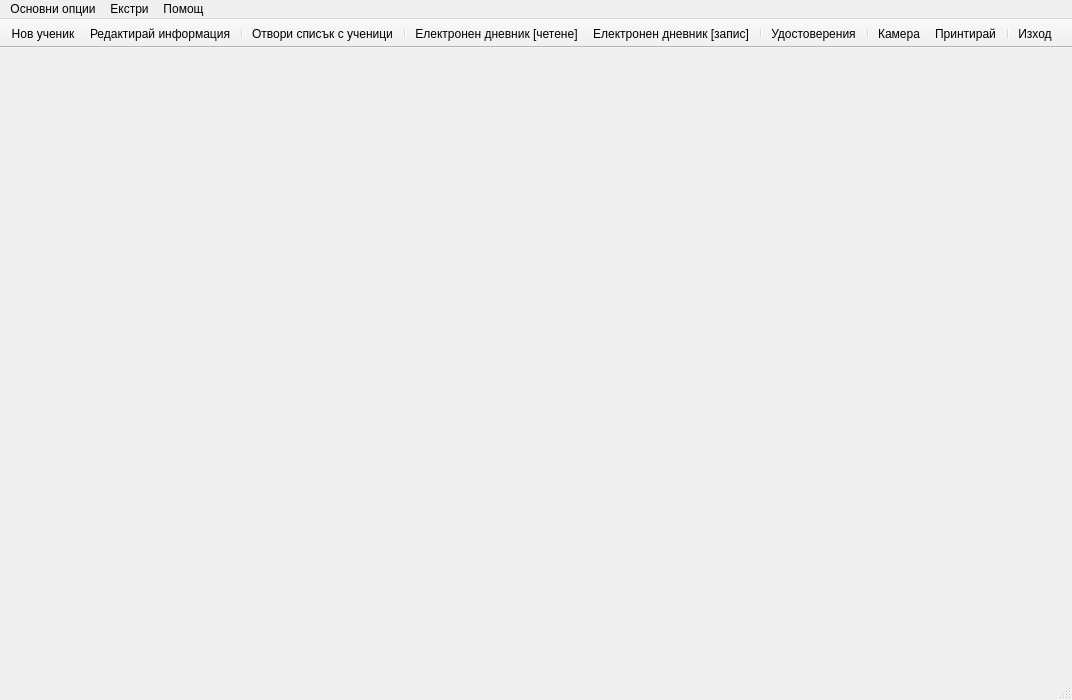
<?xml version="1.0" encoding="UTF-8"?>
<ui version="4.0">
 <class>MainWindow</class>
 <widget class="QMainWindow" name="MainWindow">
  <property name="geometry">
   <rect>
    <x>0</x>
    <y>0</y>
    <width>1072</width>
    <height>700</height>
   </rect>
  </property>
  <property name="contextMenuPolicy">
   <enum>Qt::NoContextMenu</enum>
  </property>
  <property name="windowTitle">
   <string>MainWindow</string>
  </property>
  <property name="windowIcon">
   <iconset resource="MainResources.qrc">
    <normaloff>:/Icons/MainResources/PGEE_Control_Version.png</normaloff>:/Icons/MainResources/PGEE_Control_Version.png</iconset>
  </property>
  <property name="toolTip">
   <string/>
  </property>
  <property name="inputMethodHints">
   <set>Qt::ImhNone</set>
  </property>
  <property name="iconSize">
   <size>
    <width>64</width>
    <height>64</height>
   </size>
  </property>
  <property name="tabShape">
   <enum>QTabWidget::Rounded</enum>
  </property>
  <property name="dockNestingEnabled">
   <bool>false</bool>
  </property>
  <widget class="QWidget" name="centralwidget"/>
  <widget class="QStatusBar" name="statusBar"/>
  <widget class="QMenuBar" name="menubar">
   <property name="geometry">
    <rect>
     <x>0</x>
     <y>0</y>
     <width>1072</width>
     <height>21</height>
    </rect>
   </property>
   <widget class="QMenu" name="menu">
    <property name="title">
     <string>Основни опции</string>
    </property>
    <addaction name="action"/>
    <addaction name="action_6"/>
    <addaction name="action_17"/>
    <addaction name="action_5"/>
    <addaction name="separator"/>
    <addaction name="action_2"/>
    <addaction name="action_15"/>
    <addaction name="separator"/>
   </widget>
   <widget class="QMenu" name="menu_6">
    <property name="title">
     <string>Помощ</string>
    </property>
    <addaction name="action_PGEE_Control"/>
   </widget>
   <widget class="QMenu" name="menu_7">
    <property name="title">
     <string>Екстри</string>
    </property>
    <addaction name="action_18"/>
    <addaction name="action_3"/>
   </widget>
   <addaction name="menu"/>
   <addaction name="menu_7"/>
   <addaction name="menu_6"/>
  </widget>
  <widget class="QToolBar" name="toolBar">
   <property name="enabled">
    <bool>true</bool>
   </property>
   <property name="sizePolicy">
    <sizepolicy hsizetype="Preferred" vsizetype="Fixed">
     <horstretch>0</horstretch>
     <verstretch>0</verstretch>
    </sizepolicy>
   </property>
   <property name="contextMenuPolicy">
    <enum>Qt::DefaultContextMenu</enum>
   </property>
   <property name="acceptDrops">
    <bool>false</bool>
   </property>
   <property name="windowTitle">
    <string>toolBar</string>
   </property>
   <property name="toolTip">
    <string/>
   </property>
   <property name="statusTip">
    <string/>
   </property>
   <property name="whatsThis">
    <string/>
   </property>
   <property name="accessibleName">
    <string/>
   </property>
   <property name="accessibleDescription">
    <string/>
   </property>
   <property name="inputMethodHints">
    <set>Qt::ImhNone</set>
   </property>
   <property name="movable">
    <bool>false</bool>
   </property>
   <property name="allowedAreas">
    <set>Qt::AllToolBarAreas</set>
   </property>
   <property name="iconSize">
    <size>
     <width>32</width>
     <height>32</height>
    </size>
   </property>
   <property name="toolButtonStyle">
    <enum>Qt::ToolButtonTextUnderIcon</enum>
   </property>
   <property name="floatable">
    <bool>true</bool>
   </property>
   <attribute name="toolBarArea">
    <enum>TopToolBarArea</enum>
   </attribute>
   <attribute name="toolBarBreak">
    <bool>false</bool>
   </attribute>
   <addaction name="action"/>
   <addaction name="action_6"/>
   <addaction name="separator"/>
   <addaction name="action_4"/>
   <addaction name="separator"/>
   <addaction name="action_17"/>
   <addaction name="action_5"/>
   <addaction name="separator"/>
   <addaction name="action_3"/>
   <addaction name="separator"/>
   <addaction name="action_18"/>
   <addaction name="action_2"/>
   <addaction name="separator"/>
   <addaction name="action_15"/>
  </widget>
  <action name="action">
   <property name="icon">
    <iconset resource="MainResources.qrc">
     <normaloff>:/Icons/MainResources/user_add (2).ico</normaloff>:/Icons/MainResources/user_add (2).ico</iconset>
   </property>
   <property name="text">
    <string>Нов ученик</string>
   </property>
  </action>
  <action name="action_2">
   <property name="icon">
    <iconset resource="MainResources.qrc">
     <normaloff>:/Icons/MainResources/_active_ Print.ico</normaloff>:/Icons/MainResources/_active_ Print.ico</iconset>
   </property>
   <property name="text">
    <string>Принтирай</string>
   </property>
  </action>
  <action name="action_PGEE_Control">
   <property name="icon">
    <iconset resource="MainResources.qrc">
     <normaloff>:/Icons/MainResources/PGEE_Control_Version.png</normaloff>:/Icons/MainResources/PGEE_Control_Version.png</iconset>
   </property>
   <property name="text">
    <string>За PGEE_Control</string>
   </property>
  </action>
  <action name="action_15">
   <property name="icon">
    <iconset resource="MainResources.qrc">
     <normaloff>:/Icons/MainResources/_active_ Exit.ico</normaloff>:/Icons/MainResources/_active_ Exit.ico</iconset>
   </property>
   <property name="text">
    <string>Изход</string>
   </property>
  </action>
  <action name="action_17">
   <property name="icon">
    <iconset resource="MainResources.qrc">
     <normaloff>:/Icons/MainResources/Sharpness.ico</normaloff>:/Icons/MainResources/Sharpness.ico</iconset>
   </property>
   <property name="text">
    <string>Електронен дневник [четене]</string>
   </property>
  </action>
  <action name="action_18">
   <property name="icon">
    <iconset resource="MainResources.qrc">
     <normaloff>:/Icons/MainResources/webcamera-Vista.ico</normaloff>:/Icons/MainResources/webcamera-Vista.ico</iconset>
   </property>
   <property name="text">
    <string>Камера</string>
   </property>
  </action>
  <action name="action_4">
   <property name="icon">
    <iconset resource="MainResources.qrc">
     <normaloff>:/Icons/MainResources/folder_customer_128.ico</normaloff>:/Icons/MainResources/folder_customer_128.ico</iconset>
   </property>
   <property name="text">
    <string>Отвори списък с ученици</string>
   </property>
  </action>
  <action name="action_3">
   <property name="icon">
    <iconset resource="MainResources.qrc">
     <normaloff>:/Icons/MainResources/NewR/Folder-Documents-icon.png</normaloff>:/Icons/MainResources/NewR/Folder-Documents-icon.png</iconset>
   </property>
   <property name="text">
    <string>Удостоверения</string>
   </property>
  </action>
  <action name="action_5">
   <property name="icon">
    <iconset resource="MainResources.qrc">
     <normaloff>:/Icons/MainResources/NewR/Text-Edit-icon.png</normaloff>:/Icons/MainResources/NewR/Text-Edit-icon.png</iconset>
   </property>
   <property name="text">
    <string>Електронен дневник [запис]</string>
   </property>
  </action>
  <action name="action_6">
   <property name="icon">
    <iconset resource="MainResources.qrc">
     <normaloff>:/Icons/MainResources/edit-icon.png</normaloff>:/Icons/MainResources/edit-icon.png</iconset>
   </property>
   <property name="text">
    <string>Редактирай информация</string>
   </property>
  </action>
 </widget>
 <resources>
  <include location="MainResources.qrc"/>
 </resources>
 <connections/>
</ui>
